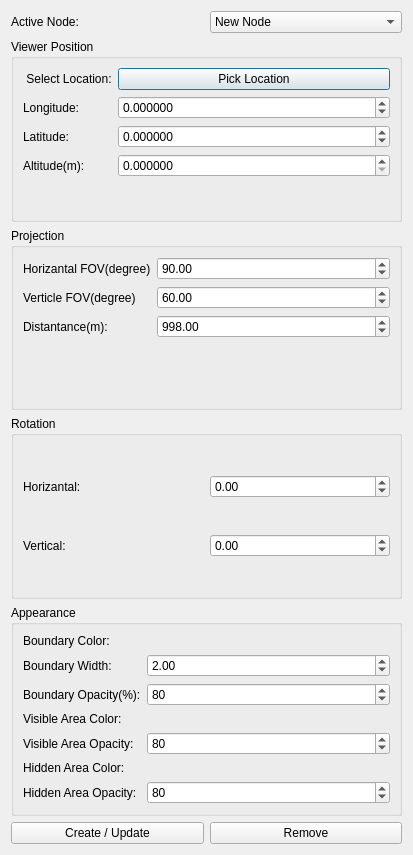
<?xml version="1.0" encoding="UTF-8"?>
<ui version="4.0">
 <class>ViewshedAnalysisWidget</class>
 <widget class="QDialog" name="ViewshedAnalysisWidget">
  <property name="geometry">
   <rect>
    <x>0</x>
    <y>0</y>
    <width>413</width>
    <height>855</height>
   </rect>
  </property>
  <property name="windowTitle">
   <string>Dialog</string>
  </property>
  <layout class="QVBoxLayout" name="verticalLayout">
   <item>
    <layout class="QHBoxLayout" name="horizontalLayout_4">
     <item>
      <widget class="QLabel" name="label_5">
       <property name="text">
        <string>Active Node:</string>
       </property>
      </widget>
     </item>
     <item>
      <widget class="QComboBox" name="comboBox_activeNode">
       <item>
        <property name="text">
         <string>New Node</string>
        </property>
       </item>
      </widget>
     </item>
    </layout>
   </item>
   <item>
    <widget class="QGroupBox" name="groupBox">
     <property name="title">
      <string>Viewer Position</string>
     </property>
     <layout class="QFormLayout" name="formLayout">
      <item row="0" column="0">
       <widget class="QLabel" name="label">
        <property name="text">
         <string> Select Location:</string>
        </property>
       </widget>
      </item>
      <item row="0" column="1">
       <widget class="QPushButton" name="pb_pickLocation">
        <property name="text">
         <string>Pick Location</string>
        </property>
       </widget>
      </item>
      <item row="1" column="0">
       <widget class="QLabel" name="label_3">
        <property name="text">
         <string>Longitude:</string>
        </property>
       </widget>
      </item>
      <item row="1" column="1">
       <widget class="QDoubleSpinBox" name="sb_longitude">
        <property name="decimals">
         <number>6</number>
        </property>
        <property name="minimum">
         <double>-180.000000000000000</double>
        </property>
        <property name="maximum">
         <double>180.000000000000000</double>
        </property>
        <property name="singleStep">
         <double>0.001000000000000</double>
        </property>
       </widget>
      </item>
      <item row="2" column="0">
       <widget class="QLabel" name="label_2">
        <property name="text">
         <string>Latitude:</string>
        </property>
       </widget>
      </item>
      <item row="2" column="1">
       <widget class="QDoubleSpinBox" name="sb_latitude">
        <property name="decimals">
         <number>6</number>
        </property>
        <property name="minimum">
         <double>-180.000000000000000</double>
        </property>
        <property name="maximum">
         <double>180.000000000000000</double>
        </property>
        <property name="singleStep">
         <double>0.001000000000000</double>
        </property>
       </widget>
      </item>
      <item row="3" column="0">
       <widget class="QLabel" name="label_4">
        <property name="text">
         <string>Altitude(m):</string>
        </property>
       </widget>
      </item>
      <item row="3" column="1">
       <widget class="QDoubleSpinBox" name="sb_altitude">
        <property name="decimals">
         <number>6</number>
        </property>
        <property name="minimum">
         <double>0.000000000000000</double>
        </property>
        <property name="maximum">
         <double>99999999999999997748809823456034029568.000000000000000</double>
        </property>
        <property name="singleStep">
         <double>50.000000000000000</double>
        </property>
       </widget>
      </item>
     </layout>
    </widget>
   </item>
   <item>
    <widget class="QGroupBox" name="groupBox_4">
     <property name="title">
      <string>Projection</string>
     </property>
     <layout class="QFormLayout" name="formLayout_4">
      <item row="0" column="0">
       <widget class="QLabel" name="label_hfov">
        <property name="text">
         <string>Horizantal FOV(degree)</string>
        </property>
       </widget>
      </item>
      <item row="0" column="1">
       <widget class="QDoubleSpinBox" name="sb_horizantalAngle">
        <property name="minimum">
         <double>0.000000000000000</double>
        </property>
        <property name="maximum">
         <double>180.000000000000000</double>
        </property>
        <property name="singleStep">
         <double>5.000000000000000</double>
        </property>
        <property name="value">
         <double>90.000000000000000</double>
        </property>
       </widget>
      </item>
      <item row="1" column="0">
       <widget class="QLabel" name="label_vfov">
        <property name="text">
         <string>Verticle FOV(degree)</string>
        </property>
       </widget>
      </item>
      <item row="1" column="1">
       <widget class="QDoubleSpinBox" name="sb_verticleAngle">
        <property name="minimum">
         <double>-180.000000000000000</double>
        </property>
        <property name="maximum">
         <double>180.000000000000000</double>
        </property>
        <property name="singleStep">
         <double>5.000000000000000</double>
        </property>
        <property name="value">
         <double>60.000000000000000</double>
        </property>
       </widget>
      </item>
      <item row="2" column="0">
       <widget class="QLabel" name="label_9">
        <property name="text">
         <string>Distantance(m):</string>
        </property>
       </widget>
      </item>
      <item row="2" column="1">
       <widget class="QDoubleSpinBox" name="sb_distance">
        <property name="minimum">
         <double>10.000000000000000</double>
        </property>
        <property name="maximum">
         <double>100000.000000000000000</double>
        </property>
        <property name="singleStep">
         <double>100.000000000000000</double>
        </property>
        <property name="value">
         <double>998.000000000000000</double>
        </property>
       </widget>
      </item>
     </layout>
    </widget>
   </item>
   <item>
    <widget class="QGroupBox" name="groupBox_2">
     <property name="title">
      <string>Rotation</string>
     </property>
     <layout class="QVBoxLayout" name="verticalLayout_2">
      <item>
       <layout class="QHBoxLayout" name="horizontalLayout_2">
        <item>
         <widget class="QLabel" name="label_roll">
          <property name="text">
           <string>Horizantal:</string>
          </property>
         </widget>
        </item>
        <item>
         <widget class="QDoubleSpinBox" name="sb_xRotation">
          <property name="minimum">
           <double>-360.000000000000000</double>
          </property>
          <property name="maximum">
           <double>360.000000000000000</double>
          </property>
          <property name="singleStep">
           <double>10.000000000000000</double>
          </property>
          <property name="value">
           <double>0.000000000000000</double>
          </property>
         </widget>
        </item>
       </layout>
      </item>
      <item>
       <layout class="QHBoxLayout" name="horizontalLayout">
        <item>
         <widget class="QLabel" name="label_pitch">
          <property name="text">
           <string>Vertical:</string>
          </property>
         </widget>
        </item>
        <item>
         <widget class="QDoubleSpinBox" name="sb_yRotation">
          <property name="minimum">
           <double>-90.000000000000000</double>
          </property>
          <property name="maximum">
           <double>90.000000000000000</double>
          </property>
          <property name="singleStep">
           <double>10.000000000000000</double>
          </property>
         </widget>
        </item>
       </layout>
      </item>
     </layout>
    </widget>
   </item>
   <item>
    <widget class="QGroupBox" name="groupBox_3">
     <property name="title">
      <string>Appearance</string>
     </property>
     <layout class="QFormLayout" name="formLayout_3">
      <item row="0" column="0">
       <widget class="QLabel" name="label_bColor">
        <property name="text">
         <string>Boundary Color:</string>
        </property>
       </widget>
      </item>
      <item row="1" column="0">
       <widget class="QLabel" name="label_bWidth">
        <property name="text">
         <string>Boundary Width:</string>
        </property>
       </widget>
      </item>
      <item row="2" column="0">
       <widget class="QLabel" name="label_bOpacity">
        <property name="text">
         <string>Boundary Opacity(%):</string>
        </property>
       </widget>
      </item>
      <item row="3" column="0">
       <widget class="QLabel" name="label_13">
        <property name="text">
         <string>Visible Area Color:</string>
        </property>
       </widget>
      </item>
      <item row="4" column="0">
       <widget class="QLabel" name="label_14">
        <property name="text">
         <string>Visible Area Opacity:</string>
        </property>
       </widget>
      </item>
      <item row="5" column="0">
       <widget class="QLabel" name="label_15">
        <property name="text">
         <string>Hidden Area Color:</string>
        </property>
       </widget>
      </item>
      <item row="6" column="0">
       <widget class="QLabel" name="label_17">
        <property name="text">
         <string>Hidden Area Opacity:</string>
        </property>
       </widget>
      </item>
      <item row="3" column="1">
       <layout class="QVBoxLayout" name="vl_visibleAreaColor">
        <property name="spacing">
         <number>0</number>
        </property>
       </layout>
      </item>
      <item row="5" column="1">
       <layout class="QVBoxLayout" name="vl_hiddenAreaColor">
        <property name="spacing">
         <number>0</number>
        </property>
       </layout>
      </item>
      <item row="0" column="1">
       <layout class="QVBoxLayout" name="vl_boundaryColor">
        <property name="spacing">
         <number>0</number>
        </property>
       </layout>
      </item>
      <item row="1" column="1">
       <widget class="QDoubleSpinBox" name="sb_boundaryLineWidth">
        <property name="minimum">
         <double>1.000000000000000</double>
        </property>
        <property name="maximum">
         <double>10.000000000000000</double>
        </property>
        <property name="singleStep">
         <double>0.500000000000000</double>
        </property>
        <property name="value">
         <double>2.000000000000000</double>
        </property>
       </widget>
      </item>
      <item row="2" column="1">
       <widget class="QSpinBox" name="sb_boundarylineOpacity">
        <property name="minimum">
         <number>0</number>
        </property>
        <property name="maximum">
         <number>100</number>
        </property>
        <property name="value">
         <number>80</number>
        </property>
       </widget>
      </item>
      <item row="4" column="1">
       <widget class="QSpinBox" name="sb_visibleAreaOpacity">
        <property name="minimum">
         <number>0</number>
        </property>
        <property name="maximum">
         <number>100</number>
        </property>
        <property name="value">
         <number>80</number>
        </property>
       </widget>
      </item>
      <item row="6" column="1">
       <widget class="QSpinBox" name="sb_hiddenAreaOpacity">
        <property name="minimum">
         <number>0</number>
        </property>
        <property name="maximum">
         <number>100</number>
        </property>
        <property name="value">
         <number>80</number>
        </property>
       </widget>
      </item>
     </layout>
    </widget>
   </item>
   <item>
    <layout class="QHBoxLayout" name="horizontalLayout_5">
     <item>
      <widget class="QPushButton" name="pb_createORupdate">
       <property name="text">
        <string>Create / Update</string>
       </property>
      </widget>
     </item>
     <item>
      <widget class="QPushButton" name="pushButton_removeNode">
       <property name="text">
        <string>Remove</string>
       </property>
      </widget>
     </item>
    </layout>
   </item>
  </layout>
 </widget>
 <resources/>
 <connections/>
</ui>
